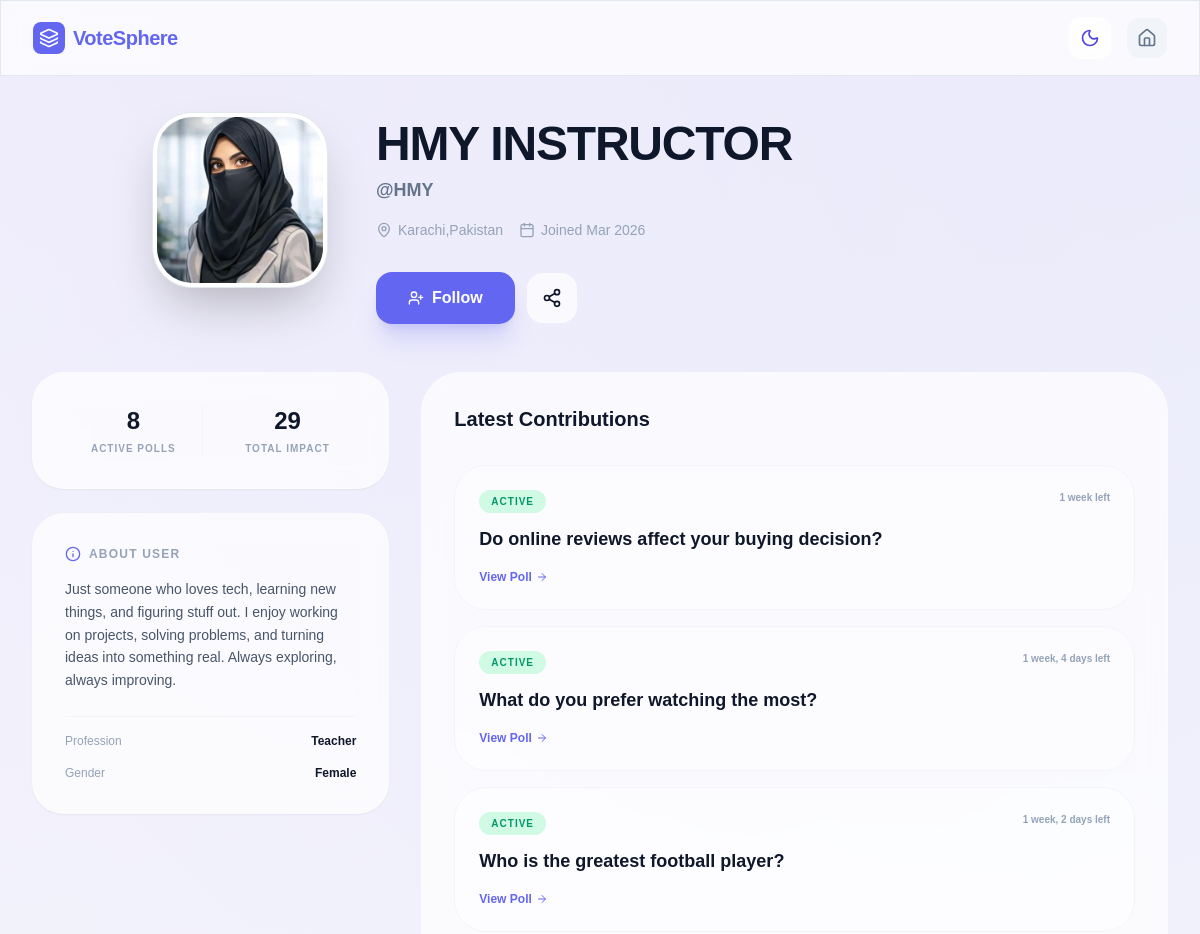
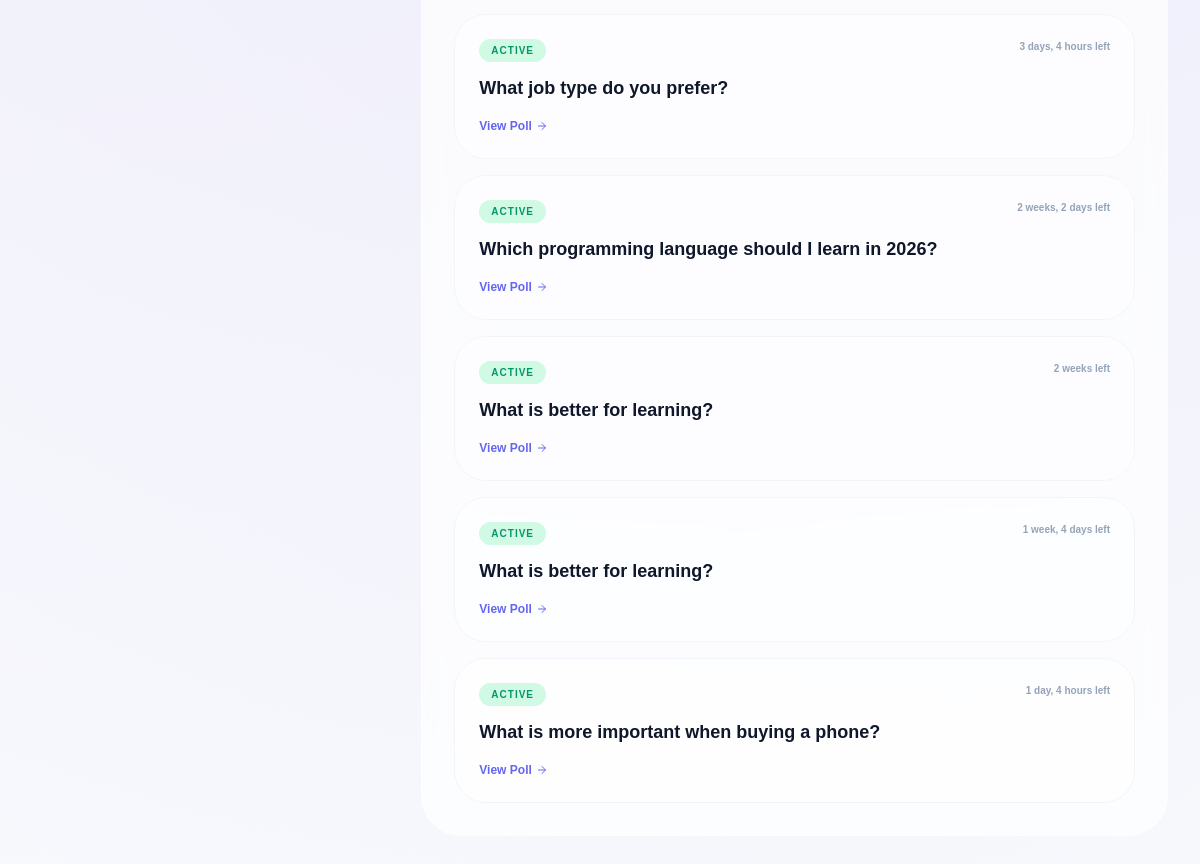
The page /user/user_profile/10 (signed in) on the database its author committed (2 pictures, top to bottom).
### users/models.py (models this page shows, shortened)
class UserProfile(models.Model):
    user_id = models.OneToOneField(User,on_delete=models.CASCADE,primary_key=True,related_name='profile')
    profile_picture = models.ImageField(
        upload_to='images/profile_pictures/%Y/%m/%d/',
        validators=[FileExtensionValidator(
            allowed_extensions=['jpg','jpeg','png','webp', 'gif'],
            message="Only this image formates are allowed: jpg, jpeg, gif, png, webp.")],
          blank=True, null=True
        )
    bio = models.TextField(blank=True, max_length=300)
    location = models.CharField(max_length=150, blank=True)
    birth_date = models.DateField(blank=True,null=True)
    created_at = models.DateTimeField(auto_now_add=True)
    uploaded_at = models.DateTimeField(auto_now_add=True)

class Ext_User(models.Model):
    user_id = models.OneToOneField(User,on_delete=models.CASCADE,primary_key=True)
    gender = models.CharField(max_length=10)
    profession= models.CharField(max_length=100)

### questonaries/models.py (models this page shows)
class Question(models.Model):
    ques = models.TextField(null=False)
    q_desc = models.TextField(null=True)
    expiry = models.DateTimeField()
    hashtags = models.TextField(null=True)
    img = models.ImageField(
        upload_to='images/Ques_Covers/%Y/%m/%d/',
        validators=[FileExtensionValidator(
            allowed_extensions=['jpg','jpeg','png','webp', 'gif'],
            message="Only this image formates are allowed: jpg, jpeg, gif, png, webp.")],
          blank=True, null=True
        )
    u_id = models.ForeignKey(User,on_delete=models.CASCADE)
    cat_id = models.ForeignKey(Category,on_delete=models.PROTECT)
    created_at= models.DateTimeField(auto_now_add=True)

### users/views.py (the view)
def other_profile_view(req,id):
    try:
        profile = UserProfile.objects.get(user_id=id)
    except UserProfile.DoesNotExist:
        profile = None
    now = timezone.now()
    active_pole = Question.objects.filter(u_id=id, expiry__gt=now)
    t_pole = active_pole.count()
    vote_cast = 0
    for q in active_pole:
        vote_cast += Vote_Click.objects.filter(opt_id__q_id=q.id).count()
    isFolowed = Folowers.objects.filter(user_folow=profile.user_id,folower=req.user).first()
    if isFolowed:
        isFolowed=True
        print(True)
    else:
        isFolowed=False
        print(False)
    context = {
        'profile': profile,
        'pole': t_pole,
        'votes': vote_cast,
        'active_poles':active_pole,
        'isFolowed':isFolowed,
    }
    return render(req, "users/other_profile.html", context)

### users/Templates/users/other_profile.html (shortened to what this page needs)
{% load static %}
<!DOCTYPE html>
<html lang="en" class="scroll-smooth">
<head>
    <link href="{% static 'home/links/font.css' %}" rel="stylesheet">
        <script src="{% static 'home/links/tailwind.css' %}"></script>
</head>
<body class="bg-[#f8fafc] dark:bg-slate-950 text-slate-900 dark:text-slate-100 transition-colors duration-300 profile-header-gradient min-h-screen">
    <nav class="fixed top-0 w-full z-40 glass border-b border-slate-200 dark:border-slate-800 px-4 md:px-8 py-4 flex justify-between items-center">
        <a href="{% url 'home' %}" class="flex items-center gap-2 font-bold text-lg md:text-xl tracking-tight text-primary">
            <div class="w-8 h-8 bg-primary rounded-lg flex items-center justify-center text-white">
                <i data-lucide="layers" class="w-5 h-5"></i>
            </div>
            <span>VoteSphere</span>
        </a>
        <div class="flex items-center gap-4">
            <button id="theme-toggle" class="p-2.5 rounded-xl glass hover:scale-105 transition-transform">
                <i data-lucide="moon" class="w-5 h-5 dark:hidden text-indigo-600"></i>
            </button>
            <a href="{% url 'feeds' %}" class="p-2.5 rounded-xl bg-slate-100 dark:bg-slate-800 text-slate-500">
                <i data-lucide="home" class="w-5 h-5"></i>
            </a>
        </div>
    </nav>
    <main class="pt-28 pb-12 px-4 sm:px-6 lg:px-8 max-w-7xl mx-auto">
        <div class="mb-12 flex justify-center">
            <div class="flex flex-col md:flex-row items-center md:items-start gap-8 md:gap-12 w-full max-w-4xl">
                <div class="relative shrink-0 group">
                    <div class="w-32 h-32 sm:w-40 sm:h-40 md:w-44 md:h-44 rounded-[2.5rem] p-1 bg-white dark:bg-slate-900 shadow-2xl border border-slate-200 dark:border-slate-800">
                        <img src="{% if profile.profile_picture %}{{ profile.profile_picture.url }}{% else %}https://api.dicebear.com/7.x/avataaars/svg?seed={{ profile.user_id.username }}{% endif %}"
                             class="w-full h-full object-cover rounded-[2.2rem]">
                    </div>
                </div>
                <div class="flex-1 text-center md:text-left pt-2">
                    <div class="flex flex-col md:flex-row md:items-center gap-3 mb-2">
                        <h1 class="text-3xl md:text-5xl font-black text-slate-900 dark:text-white tracking-tight">
                            {{ profile.user_id.first_name }} {{ profile.user_id.last_name }}
                        </h1>
                    </div>
                    <p class="text-slate-500 dark:text-slate-400 font-bold text-lg mb-4">@{{ profile.user_id.username }}</p>
                    <div class="flex flex-wrap justify-center md:justify-start gap-4 text-sm text-slate-400 mb-8">
                        <span class="flex items-center gap-1.5"><i data-lucide="map-pin" class="w-4 h-4"></i> {{ profile.location|default:"Global Citizen" }}</span>
                        <span class="flex items-center gap-1.5"><i data-lucide="calendar" class="w-4 h-4"></i> Joined {{ profile.user_id.date_joined|date:"M Y" }}</span>
                    </div>
                    <div class="flex items-center justify-center md:justify-start gap-3">
                         {% if isFolowed %}
                         <a href="{% url 'folow' profile.user_id.id %}" class="px-8 py-3.5 bg-transparent text-primary border-primary border-[2px] font-bold rounded-2xl shadow-xl shadow-indigo-500/20 hover:bg-indigo-600 transition-all flex items-center gap-2">
                             <i data-lucide="user-plus" class="w-4 h-4"></i> Following
                         </a>
                         {%else%}
                         <a href="{% url 'folow' profile.user_id.id %}" class="px-8 py-3.5 bg-primary  text-white font-bold rounded-2xl shadow-xl shadow-indigo-500/20 hover:bg-indigo-600 transition-all flex items-center gap-2">
                            <i data-lucide="user-plus" class="w-4 h-4"></i> Follow
                        </a>
                        {% endif %}
                        <button class="p-3.5 glass rounded-2xl hover:bg-white dark:hover:bg-slate-800 transition-colors">
                            <i data-lucide="share-2" class="w-5 h-5"></i>
                        </button>
                    </div>
                </div>
            </div>
        </div>
        <div class="grid grid-cols-1 lg:grid-cols-12 gap-8">
            <div class="lg:col-span-4 space-y-6">
                <div class="glass p-8 rounded-[2rem] shadow-sm grid grid-cols-2 gap-4">
                    <div class="text-center border-r border-slate-100 dark:border-slate-800">
                        <span class="block text-2xl font-black text-slate-900 dark:text-white">{{ pole }}</span>
                        <span class="text-[10px] font-bold text-slate-400 uppercase tracking-widest mt-1 block">Active Polls</span>
                    </div>
                    <div class="text-center">
                        <span class="block text-2xl font-black text-slate-900 dark:text-white">{{ votes }}</span>
                        <span class="text-[10px] font-bold text-slate-400 uppercase tracking-widest mt-1 block">Total Impact</span>
                    </div>
                </div>
                <div class="glass p-8 rounded-[2rem] shadow-sm">
                    <h3 class="text-xs font-bold text-slate-400 uppercase tracking-widest mb-4 flex items-center gap-2">
                        <i data-lucide="info" class="w-4 h-4 text-primary"></i> About User
                    </h3>
                    <p class="text-slate-600 dark:text-slate-400 text-sm leading-relaxed mb-6">
                        {{ profile.bio|default:"This user prefers to keep their bio a mystery." }}
                    </p>
                    <div class="space-y-4 pt-4 border-t border-slate-100 dark:border-slate-800">
                        <div class="flex items-center justify-between text-xs">
                            <span class="text-slate-400">Profession</span>
                            <span class="font-bold">{{ profile.user_id.ext_user.profession|default:"Enthusiast" }}</span>
                        </div>
                        <div class="flex items-center justify-between text-xs">
                            <span class="text-slate-400">Gender</span>
                            <span class="font-bold">{{ profile.user_id.ext_user.gender|default:"Not specified" }}</span>
                        </div>
                    </div>
                </div>
            </div>
            <div class="lg:col-span-8">
                <div class="glass rounded-[2.5rem] p-6 md:p-8 h-full">
                    <h3 class="text-xl font-black text-slate-900 dark:text-white mb-8">Latest Contributions</h3>
                    <div class="space-y-4">
                        {% for q in active_poles %}
                        <div class="p-6 rounded-[2rem] bg-white/40 dark:bg-slate-800/20 border border-slate-100 dark:border-slate-800 hover:border-primary/50 transition-all group">
                            <div class="flex justify-between items-start mb-3">
                                <span class="px-3 py-1 bg-emerald-100 dark:bg-emerald-900/30 text-emerald-600 dark:text-emerald-400 text-[10px] font-black uppercase tracking-widest rounded-full">Active</span>
                                <span class="text-[10px] text-slate-400 font-bold">{{ q.expiry|timeuntil }} left</span>
                            </div>
                            <h4 class="font-bold text-slate-900 dark:text-white group-hover:text-primary transition-colors text-lg mb-4">{{ q.ques }}</h4>
                            <div class="flex items-center gap-4">
                                <a href="{% url 'voting_pole' q.id %}" class="text-xs font-black text-primary flex items-center gap-1">
                                    View Poll <i data-lucide="arrow-right" class="w-3 h-3"></i>
                                </a>
                            </div>
                        </div>
                        {% endfor %}
                    </div>
                </div>
            </div>
        </div>
    </main>
</body>
</html>

### users/Templates/users/other_profile.html (style rules this page uses)
body { font-family: 'Plus Jakarta Sans', sans-serif; -webkit-tap-highlight-color: transparent; }
.glass { background: rgba(255, 255, 255, 0.7); backdrop-filter: blur(12px); -webkit-backdrop-filter: blur(12px); border: 1px solid rgba(255, 255, 255, 0.3); }
.profile-header-gradient { background: radial-gradient(circle at top right, rgba(99, 102, 241, 0.08), transparent), radial-gradient(circle at top left, rgba(168, 85, 247, 0.05), transparent); }

### rows shown on the page
UserProfile: profile_picture (picture), user_id.first_name "HMY", user_id.last_name "INSTRUCTOR", user_id.username "HMY", location "Karachi,Pakistan", user_id.date_joined "Mar 2026", bio "Just someone who loves tech, learning new things, and figuring stuff out. I enjoy working on projects, solving problems, and turning ideas into something real. Always exploring, always improving.", user_id.ext_user.profession "Teacher", user_id.ext_user.gender "Female"
Question: expiry "1 week", ques "Do online reviews affect your buying decision?"
Question: expiry "1 week, 4 days", ques "What do you prefer watching the most?"
Question: expiry "1 week, 2 days", ques "Who is the greatest football player?"
Question: expiry "3 days, 4 hours", ques "What job type do you prefer?"
Question: expiry "2 weeks, 2 days", ques "Which programming language should I learn in 2026?"
Question: expiry "2 weeks", ques "What is better for learning?"
Question: expiry "1 week, 4 days", ques "What is better for learning?"
Question: expiry "1 day, 4 hours", ques "What is more important when buying a phone?"

### other values the page prints
{{ pole }} "8"
{{ votes }} "29"
